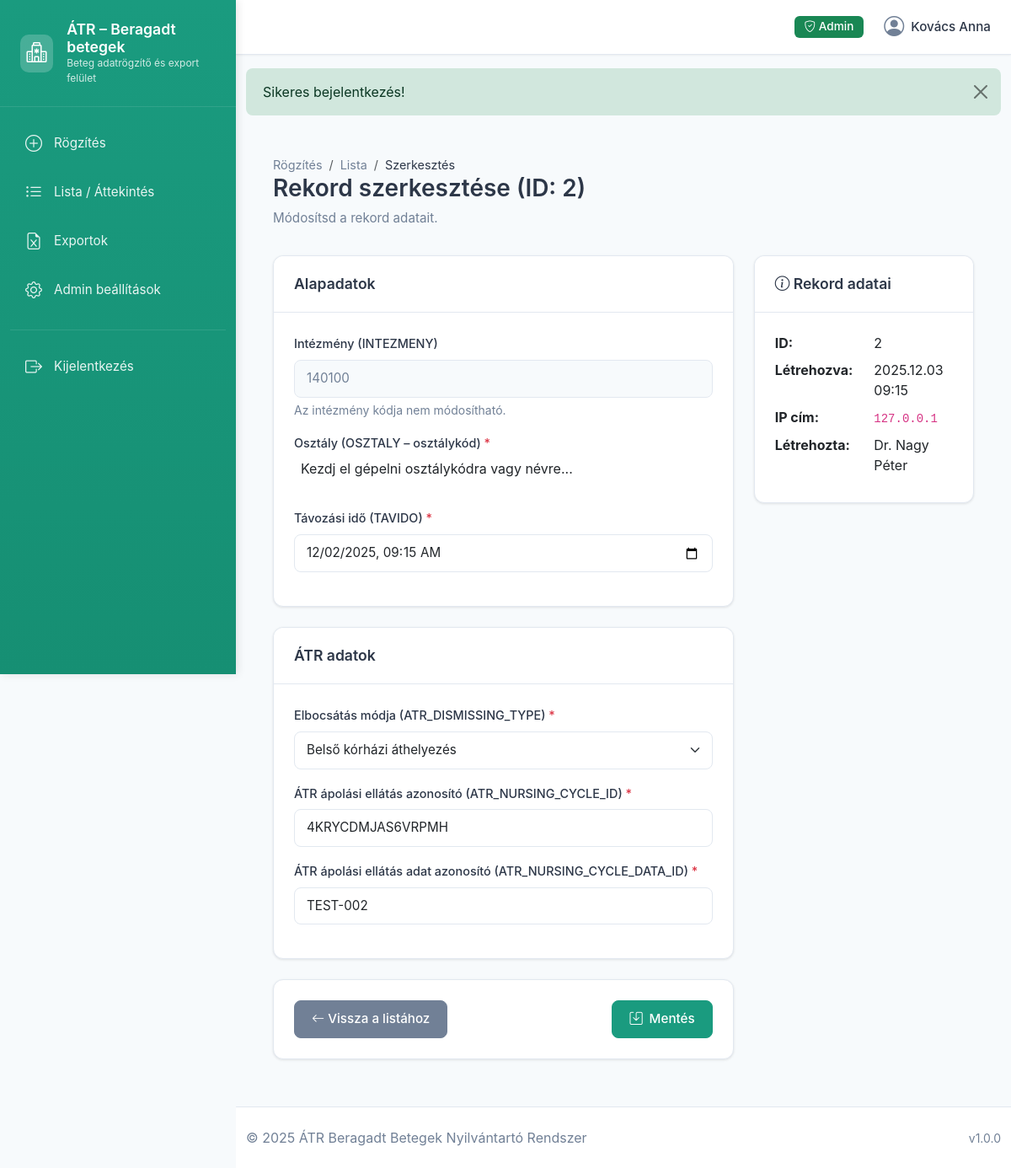
/edit.php?id=2 (signed in), run on the app's committed database.
### tables this page shows
CREATE TABLE IF NOT EXISTS atr_records (
    id INT AUTO_INCREMENT PRIMARY KEY,
    intezmeny VARCHAR(10) NOT NULL COMMENT 'Fixed value: 140100',
    osztaly VARCHAR(20) NOT NULL COMMENT '9 character NNGYK/NNK9 code',
    tavido DATETIME NOT NULL COMMENT 'Távozási idő',
    atr_dismissing_type VARCHAR(50) NOT NULL COMMENT 'Elbocsátás módja',
    atr_nursing_cycle_id VARCHAR(100) NULL DEFAULT NULL COMMENT 'ÁTR ápolási ciklus azonosító (opcionális)',
    atr_nursing_cycle_data_id VARCHAR(100) NOT NULL COMMENT 'ÁTR ápolási ciklus adat azonosító',
    created_ip VARCHAR(45) NOT NULL COMMENT 'IP address of creator (IPv4/IPv6)',
    created_at DATETIME NOT NULL DEFAULT CURRENT_TIMESTAMP,
    created_by_admin_id INT NULL COMMENT 'Admin who created this record',
    INDEX idx_osztaly (osztaly),
    INDEX idx_tavido (tavido),
    INDEX idx_created_at (created_at),
    INDEX idx_created_by_admin (created_by_admin_id),
    FOREIGN KEY (created_by_admin_id) REFERENCES admins(id) ON DELETE SET NULL
);

### config/database.php (called while the page is built, shortened)
<?php
function getDbConnection() {
    static $pdo = null;
    if ($pdo === null) {
        try {
            $dsn = "mysql:host=" . DB_HOST . ";dbname=" . DB_NAME . ";charset=" . DB_CHARSET;
            $options = [
                PDO::ATTR_ERRMODE            => PDO::ERRMODE_EXCEPTION,
                PDO::ATTR_DEFAULT_FETCH_MODE => PDO::FETCH_ASSOC,
                PDO::ATTR_EMULATE_PREPARES   => false,
            ];
            $pdo = new PDO($dsn, DB_USER, DB_PASS, $options);
        } catch (PDOException $e) {
            die("Database connection failed: " . $e->getMessage());
        }
    }
    return $pdo;
}
function e($string) {
    return htmlspecialchars($string ?? '', ENT_QUOTES, 'UTF-8');
}

### models/AtrRecord.php (called while the page is built, shortened)
<?php
require_once __DIR__ . '/../config/database.php';
class AtrRecord {
    private $pdo;
    public function __construct() {
        $this->pdo = getDbConnection();
    }
    public function getById($id) {
        $sql = "SELECT
            r.*,
            a.display_name as creator_name
        FROM atr_records r
        LEFT JOIN admins a ON r.created_by_admin_id = a.id
        WHERE r.id = :id";
        $stmt = $this->pdo->prepare($sql);
        $stmt->execute([':id' => $id]);
        $result = $stmt->fetch();
        return $result ?: null;
    }
    public static function getDismissingTypes() {
        return [
            'OTHER_DEPARTMENT' => 'Belső kórházi áthelyezés',
            'OTHER_INSTITUTE' => 'Más fekvőbeteg gyógyintézetbe történő áthelyezés',
            'HOME' => 'Otthonába bocsátva',
            'DECEASED' => 'Meghalt',
            'PARTIAL_INVOICE' => 'Részszámla',
            'HOME_ADAPTATION' => 'Otthonába adaptációs szabadságra bocsátva',
            'LEFT_VOLUNTARILY' => 'Önkényesen távozott',
            'LEFT_SOCIAL_HOME' => 'Szociális otthonba távozott',
            'FOLLOW_RECORD' => 'Folytató rekord következik',
            'PARTIAL_REPORT' => 'Naparányos finanszírozás, részjelentés',
            'CLOSURE_CARE' => 'Naparányos finanszírozást megelőző ellátás lezárása',
            'HIGH_VALUE_DISPOSAL' => 'Nagy értékű, országosan még nem elterjedt műtéti eljárás előtti ápolás lezárása',
            'CHEMO_TP_PROTOCOL' => 'Kemoterápiás protokollváltás történt',
            'REFER_REHAB' => 'Otthonába bocsátva, rehabilitációra irányítva',
            'REFER_PRIO_REHAB' => 'Otthonába bocsátva, elsőbbségi rehabilitációs ellátás megszakítása miatt',
            'PARENTERAL_NUTRITION' => 'Otthoni parenterális táplálás',
        ];
    }
}

### includes/functions.php (called while the page is built, shortened)
<?php
function formatDateTime($datetime) {
    $dt = new DateTime($datetime);
    return $dt->format('Y.m.d H:i');
}
function formatDateTimeLocal($datetime) {
    $dt = new DateTime($datetime);
    return $dt->format('Y-m-d\TH:i');
}

### public/edit.php (the view, shortened to what this page needs)
<?php
require_once __DIR__ . '/../config/database.php';
require_once __DIR__ . '/../includes/functions.php';
require_once __DIR__ . '/../models/AtrRecord.php';
$id = isset($_GET['id']) ? (int)$_GET['id'] : 0;
$atrRecord = new AtrRecord();
$record = $atrRecord->getById($id);
$dismissingTypes = AtrRecord::getDismissingTypes();
include __DIR__ . '/../includes/header.php';
?>
<div class="container-fluid">
    <div class="row">
        <div class="col-12">
            <div class="page-header">
                <nav aria-label="breadcrumb">
                    <ol class="breadcrumb">
                        <li class="breadcrumb-item"><a href="index.php">Rögzítés</a></li>
                        <li class="breadcrumb-item"><a href="list.php">Lista</a></li>
                        <li class="breadcrumb-item active" aria-current="page">Szerkesztés</li>
                    </ol>
                </nav>
                <h1 class="page-title">Rekord szerkesztése (ID: <?= e($record['id']) ?>)</h1>
                <p class="page-subtitle">Módosítsd a rekord adatait.</p>
            </div>
        </div>
    </div>
    <form method="POST" action="edit.php?id=<?= $id ?>" id="atrForm">
        <div class="row">
            <div class="col-lg-8">
                <div class="card">
                    <div class="card-header">
                        Alapadatok
                    </div>
                    <div class="card-body">
                        <div class="mb-3">
                            <label for="intezmeny" class="form-label">
                                Intézmény (INTEZMENY)
                            </label>
                            <input
                                type="text"
                                class="form-control"
                                id="intezmeny"
                                value="<?= e($record['intezmeny']) ?>"
                                readonly
                                disabled
                            >
                            <div class="form-text">
                                Az intézmény kódja nem módosítható.
                            </div>
                        </div>
                        <div class="mb-3">
                            <label for="osztaly" class="form-label">
                                Osztály (OSZTALY – osztálykód) <span class="text-danger">*</span>
                            </label>
                        </div>
                        <div class="mb-3">
                            <label for="tavido" class="form-label">
                                Távozási idő (TAVIDO) <span class="text-danger">*</span>
                            </label>
                            <input
                                type="datetime-local"
                                class="form-control"
                                id="tavido"
                                name="tavido"
                                value="<?= formatDateTimeLocal($record['tavido']) ?>"
                                required
                            >
                        </div>
                    </div>
                </div>
                <div class="card">
                    <div class="card-header">
                        ÁTR adatok
                    </div>
                    <div class="card-body">
                        <div class="mb-3">
                            <label for="atr_dismissing_type" class="form-label">
                                Elbocsátás módja (ATR_DISMISSING_TYPE) <span class="text-danger">*</span>
                            </label>
                            <select
                                class="form-select"
                                id="atr_dismissing_type"
                                name="atr_dismissing_type"
                                required
                            >
                                <?php foreach ($dismissingTypes as $key => $label): ?>
                                    <option value="<?= e($key) ?>" <?= $record['atr_dismissing_type'] === $key ? 'selected' : '' ?>>
                                        <?= e($label) ?>
                                    </option>
                                <?php endforeach; ?>
                            </select>
                        </div>
                        <div class="mb-3">
                            <label for="atr_nursing_cycle_id" class="form-label">
                                ÁTR ápolási ellátás azonosító (ATR_NURSING_CYCLE_ID) <span class="text-danger">*</span>
                            </label>
                            <input
                                type="text"
                                class="form-control"
                                id="atr_nursing_cycle_id"
                                name="atr_nursing_cycle_id"
                                value="<?= e($record['atr_nursing_cycle_id']) ?>"
                                required
                            >
                        </div>
                        <div class="mb-3">
                            <label for="atr_nursing_cycle_data_id" class="form-label">
                                ÁTR ápolási ellátás adat azonosító (ATR_NURSING_CYCLE_DATA_ID) <span class="text-danger">*</span>
                            </label>
                            <input
                                type="text"
                                class="form-control"
                                id="atr_nursing_cycle_data_id"
                                name="atr_nursing_cycle_data_id"
                                value="<?= e($record['atr_nursing_cycle_data_id']) ?>"
                                required
                            >
                        </div>
                    </div>
                </div>
                <div class="card">
                    <div class="card-body">
                        <div class="d-flex justify-content-between">
                            <a href="list.php" class="btn btn-secondary">
                                <i class="bi bi-arrow-left"></i> Vissza a listához
                            </a>
                            <button type="submit" class="btn btn-primary btn-icon">
                                <i class="bi bi-save"></i> Mentés
                            </button>
                        </div>
                    </div>
                </div>
            </div>
            <div class="col-lg-4">
                <div class="card">
                    <div class="card-header">
                        <i class="bi bi-info-circle"></i> Rekord adatai
                    </div>
                    <div class="card-body">
                        <dl class="row mb-0">
                            <dt class="col-sm-6">ID:</dt>
                            <dd class="col-sm-6"><?= e($record['id']) ?></dd>
                            <dt class="col-sm-6">Létrehozva:</dt>
                            <dd class="col-sm-6"><?= formatDateTime($record['created_at']) ?></dd>
                            <dt class="col-sm-6">IP cím:</dt>
                            <dd class="col-sm-6"><code><?= e($record['created_ip']) ?></code></dd>
                            <?php if ($record['creator_name']): ?>
                            <dt class="col-sm-6">Létrehozta:</dt>
                            <dd class="col-sm-6"><?= e($record['creator_name']) ?></dd>
                            <?php endif; ?>
                        </dl>
                    </div>
                </div>
            </div>
        </div>
    </form>
</div>
<?php include __DIR__ . '/../includes/footer.php'; ?>

### public/css/style.css (style rules this page uses)
:root { --sidebar-bg: #1a9b7f; --sidebar-hover: #168f73; --sidebar-active: #137763; --sidebar-width: 280px; --header-height: 65px; --primary-color: #1a9b7f; --text-dark: #2d3748; --text-muted: #718096; --border-color: #e2e8f0; --card-shadow: 0 1px 3px rgba(0, 0, 0, 0.1); }
* { margin: 0; padding: 0; box-sizing: border-box; }
body { font-family: -apple-system, BlinkMacSystemFont, 'Segoe UI', Roboto, 'Helvetica Neue', Arial, sans-serif; background-color: #f7fafc; color: var(--text-dark); overflow-x: hidden; }
.page-header { margin-bottom: 2rem; }
.page-title { font-size: 1.75rem; font-weight: 600; color: var(--text-dark); margin-bottom: 0.5rem; }
.page-subtitle { color: var(--text-muted); font-size: 0.95rem; }
.card { border: 1px solid var(--border-color); border-radius: 12px; box-shadow: var(--card-shadow); margin-bottom: 1.5rem; background: white; }
.card-header { background: white; border-bottom: 1px solid var(--border-color); padding: 1.25rem 1.5rem; font-weight: 600; font-size: 1.1rem; color: var(--text-dark); border-radius: 12px 12px 0 0 !important; }
.card-body { padding: 1.5rem; }
.form-label { font-weight: 500; color: var(--text-dark); margin-bottom: 0.5rem; font-size: 0.9rem; }
.form-control, .form-select { border: 1px solid var(--border-color); border-radius: 8px; padding: 0.625rem 0.875rem; font-size: 0.95rem; transition: all 0.2s ease; }
.form-control:disabled, .form-control[readonly] { background-color: #f7fafc; color: var(--text-muted); }
.form-text { color: var(--text-muted); font-size: 0.875rem; margin-top: 0.25rem; }
.btn { border-radius: 8px; padding: 0.625rem 1.25rem; font-weight: 500; font-size: 0.95rem; transition: all 0.2s ease; }
.btn-primary { background: var(--primary-color); border-color: var(--primary-color); }
.btn-secondary { background: #718096; border-color: #718096; }
.btn-icon { display: inline-flex; align-items: center; gap: 0.5rem; }
.breadcrumb { background: transparent; padding: 0; margin: 0; font-size: 0.9rem; }
.breadcrumb-item a { color: var(--text-muted); text-decoration: none; }
.breadcrumb-item.active { color: var(--text-dark); }

### data on the page
atr_records: id "2", intezmeny "140100", tavido "12/02/2025 09:15", atr_dismissing_type "Belső kórházi áthelyezés", atr_nursing_cycle_id "4KRYCDMJAS6VRPMH", atr_nursing_cycle_data_id "TEST-002", created_at "2025.12.03 09:15", created_ip "127.0.0.1", created_by_admin.display_name "Dr. Nagy Péter"

### other printed values
$currentAdmin['display_name'] "Kovács Anna"
$flashMessage['message'] "Sikeres bejelentkezés!"
